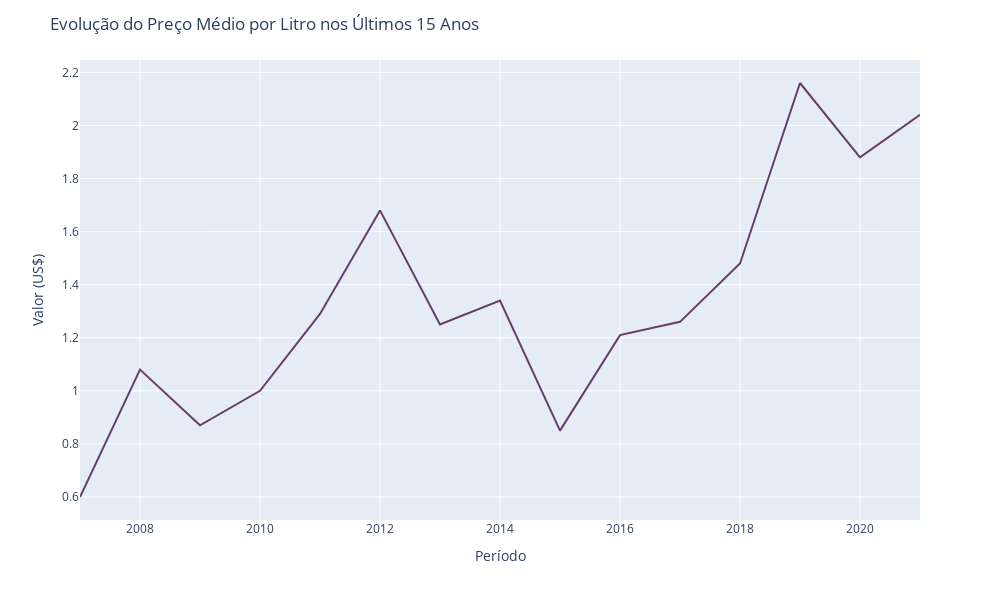

The notebook cell this image was saved under:
### Code cell
fig = px.line(
    data_frame = evolucao_preco_medio_por_litro, 
    x = evolucao_preco_medio_por_litro.index, 
    y = 'valor_exportacao_por_litro',
    color_discrete_sequence = ['#673E69']
)

fig.update_layout(
    title = 'Evolução do Preço Médio por Litro nos Últimos 15 Anos', 
    xaxis_title = 'Período', 
    yaxis_title = 'Valor (US$)',
    width = 1000, 
    height = 600
    )

fig.show()

### Figure 1 — Plotly figure (JSON) as saved in the notebook; plotly's stock layout.template omitted (floating-point values rounded to 4 significant figures)
{"data": [{"hovertemplate": "ano=%{x}<br>valor_exportacao_por_litro=%{y}<extra></extra>", "legendgroup": "", "line": {"color": "#673E69", "dash": "solid"}, "marker": {"symbol": "circle"}, "mode": "lines", "name": "", "orientation": "v", "showlegend": false, "type": "scatter", "x": [2007, 2008, 2009, 2010, 2011, 2012, 2013, 2014, 2015, 2016, 2017, 2018, 2019, 2020, 2021], "xaxis": "x", "y": [0.6, 1.08, 0.87, 1, 1.29, 1.68, 1.25, 1.34, 0.85, 1.21, 1.26, 1.48, 2.16, 1.88, 2.04], "yaxis": "y"}], "layout": {"height": 600, "legend": {"tracegroupgap": 0}, "margin": {"t": 60}, "title": {"text": "Evolução do Preço Médio por Litro nos Últimos 15 Anos"}, "width": 1000, "xaxis": {"anchor": "y", "domain": [0, 1], "title": {"text": "Período"}}, "yaxis": {"anchor": "x", "domain": [0, 1], "title": {"text": "Valor (US$)"}}}}
